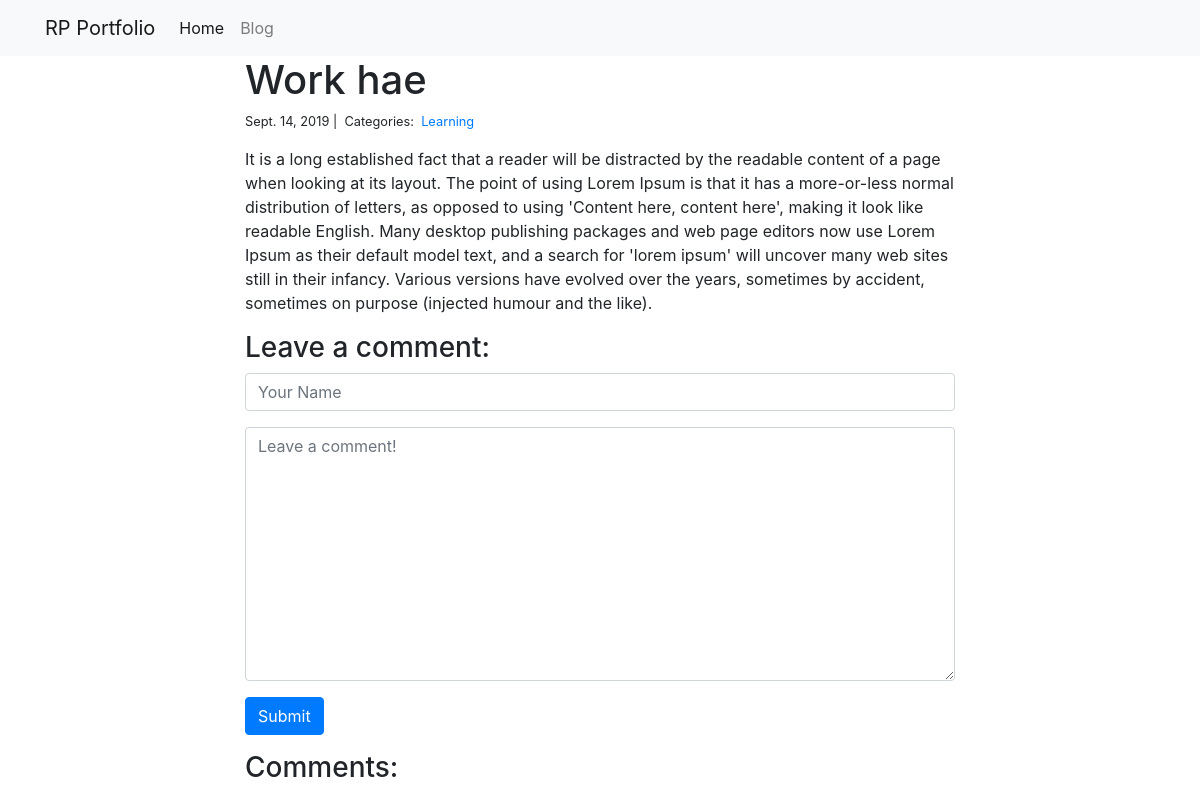
Page /blog/1/ on the committed database.
### blog/models.py (models this page shows)
class Post(models.Model):
    title = models.CharField(max_length=255)
    body = models.TextField()
    created_on = models.DateTimeField(auto_now_add=True)
    last_modified = models.DateTimeField(auto_now=True)
    categories = models.ManyToManyField('Category', related_name='posts')

class Category(models.Model):
    name = models.CharField(max_length=20)

### blog/views.py (the view, shortened to what this page needs)
# urls.py: path("<int:pk>/", views.blog_detail, name="blog_detail"),
def blog_detail(request, pk):
    post = Post.objects.get(pk=pk)
    comments = Comment.objects.filter(post=post)
    form = CommentForm()
    context = {"post": post, "comments": comments, "form": form}
    return render(request, "blog_detail.html", context)

### blog/forms.py
class CommentForm(forms.Form):
    author = forms.CharField(
        max_length=60,
        widget=forms.TextInput(attrs={
            "class": "form-control",
            "placeholder": "Your Name"
        })
    )
    body = forms.CharField(widget=forms.Textarea(
        attrs={
            "class": "form-control",
            "placeholder": "Leave a comment!"
        })
    )

### blog/templates/blog_detail.html (shortened to what this page needs)
{% extends "base.html" %}
{% block page_content %}
<div class="col-md-8 offset-md-2">
    <h1>{{ post.title }}</h1>
    <small>
        {{ post.created_on.date }} |&nbsp;
        Categories:&nbsp;
        {% for category in post.categories.all %}
        <a href="{% url 'blog_category' category.name %}">
            {{ category.name }}
        </a>&nbsp;
        {% endfor %}
    </small>
    <p>{{ post.body | linebreaks }}</p>
    <h3>Leave a comment:</h3>
    <form action="/blog/{{ post.pk }}/" method="post">
        <div class="form-group">
            {{ form.author }}
        </div>
        <div class="form-group">
            {{ form.body }}
        </div>
        <button type="submit" class="btn btn-primary">Submit</button>
    </form>
    <h3>Comments:</h3>
</div>
{% endblock %}

### personal_portfolio/templates/base.html (shortened to what this page needs)
<link rel="stylesheet" href="https://stackpath.bootstrapcdn.com/bootstrap/4.1.3/css/bootstrap.min.css">
<nav class="navbar navbar-expand-lg navbar-light bg-light">
    <div class="container">
        <a class="navbar-brand" href="{% url 'project_index' %}">RP Portfolio</a>
        <div class="collapse navbar-collapse" id="navbarSupportedContent">
          <ul class="navbar-nav mr-auto">
            <li class="nav-item active">
              <a class="nav-link" href="{% url 'project_index' %}">Home</a>
            </li>
            <li class="nav-item">
              <a class="nav-link" href="{% url 'blog_index' %}">Blog</a>
            </li>
          </ul>
        </div>
    </div>
</nav>
<div class="container">
    {% block page_content %}{% endblock %}
</div>

### rows in the picture
Post: title "Work hae", created_on "Sept. 14, 2019", body "It is a long established fact that a reader will be distracted by the readable content of a page when looking at its layout. The point of using Lorem Ipsum is that it has a more-or-less normal distribution of letters, as opposed to using 'Content here, content here', making it look like readable English. Many desktop publishing packages and web page editors now use Lorem Ipsum as their default model text, and a search for 'lorem ipsum' will uncover many web sites still in their infancy. Various versions have evolved over the years, sometimes by accident, sometimes on purpose (injected humour and the like)."
Category: name "Learning"
